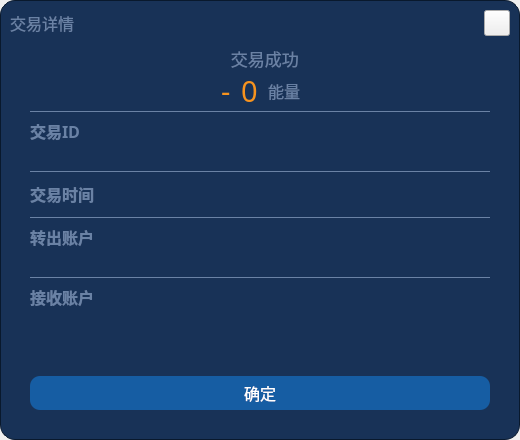
<?xml version="1.0" encoding="UTF-8"?>
<ui version="4.0">
 <class>DetailsWidget</class>
 <widget class="QWidget" name="DetailsWidget">
  <property name="geometry">
   <rect>
    <x>0</x>
    <y>0</y>
    <width>520</width>
    <height>440</height>
   </rect>
  </property>
  <property name="windowTitle">
   <string>DetailsWidget</string>
  </property>
  <property name="styleSheet">
   <string notr="true">QWidget#DetailsWidget
{
background-color: 
}</string>
  </property>
  <widget class="QWidget" name="backWidget" native="true">
   <property name="geometry">
    <rect>
     <x>0</x>
     <y>0</y>
     <width>520</width>
     <height>440</height>
    </rect>
   </property>
   <property name="minimumSize">
    <size>
     <width>520</width>
     <height>440</height>
    </size>
   </property>
   <property name="maximumSize">
    <size>
     <width>520</width>
     <height>440</height>
    </size>
   </property>
   <property name="styleSheet">
    <string notr="true">QWidget#backWidget
{
background-color: rgb(24,50,87);
border: 1px solid rgb(9,25,45);
border-radius: 15px;
}
QPlainTextEdit
{
background-color: rgba(0,0,0, 0);
border: none;
color: #6a82a5;
padding: -4px;
}</string>
   </property>
   <layout class="QVBoxLayout" name="verticalLayout">
    <property name="spacing">
     <number>0</number>
    </property>
    <property name="leftMargin">
     <number>0</number>
    </property>
    <property name="topMargin">
     <number>0</number>
    </property>
    <property name="rightMargin">
     <number>0</number>
    </property>
    <property name="bottomMargin">
     <number>0</number>
    </property>
    <item>
     <layout class="QHBoxLayout" name="horizontalLayout">
      <property name="spacing">
       <number>0</number>
      </property>
      <property name="leftMargin">
       <number>10</number>
      </property>
      <property name="topMargin">
       <number>10</number>
      </property>
      <property name="rightMargin">
       <number>10</number>
      </property>
      <property name="bottomMargin">
       <number>10</number>
      </property>
      <item>
       <widget class="QLabel" name="titleLabel">
        <property name="sizePolicy">
         <sizepolicy hsizetype="Expanding" vsizetype="Preferred">
          <horstretch>0</horstretch>
          <verstretch>0</verstretch>
         </sizepolicy>
        </property>
        <property name="minimumSize">
         <size>
          <width>0</width>
          <height>26</height>
         </size>
        </property>
        <property name="font">
         <font>
          <family>微软雅黑</family>
          <pointsize>12</pointsize>
         </font>
        </property>
        <property name="styleSheet">
         <string notr="true">QLabel#titleLabel
{
color: #6a82a5;
}</string>
        </property>
        <property name="text">
         <string>交易详情</string>
        </property>
       </widget>
      </item>
      <item>
       <widget class="QPushButton" name="closeBtn">
        <property name="minimumSize">
         <size>
          <width>26</width>
          <height>26</height>
         </size>
        </property>
        <property name="maximumSize">
         <size>
          <width>26</width>
          <height>26</height>
         </size>
        </property>
        <property name="styleSheet">
         <string notr="true">QPushButton#closeBtn
{
border-image: url(:/Login/Resources/login/pclogin_title_close.png);
}
QPushButton#closeBtn:hover
{
border-image: url(:/Login/Resources/login/title_close_hover.png);
}</string>
        </property>
        <property name="text">
         <string/>
        </property>
       </widget>
      </item>
     </layout>
    </item>
    <item>
     <widget class="QWidget" name="mainWidget" native="true">
      <property name="sizePolicy">
       <sizepolicy hsizetype="Expanding" vsizetype="Expanding">
        <horstretch>0</horstretch>
        <verstretch>0</verstretch>
       </sizepolicy>
      </property>
      <layout class="QVBoxLayout" name="verticalLayout_2">
       <property name="spacing">
        <number>0</number>
       </property>
       <property name="leftMargin">
        <number>30</number>
       </property>
       <property name="topMargin">
        <number>0</number>
       </property>
       <property name="rightMargin">
        <number>30</number>
       </property>
       <property name="bottomMargin">
        <number>30</number>
       </property>
       <item>
        <layout class="QHBoxLayout" name="horizontalLayout_2">
         <property name="spacing">
          <number>0</number>
         </property>
         <item>
          <spacer name="horizontalSpacer">
           <property name="orientation">
            <enum>Qt::Horizontal</enum>
           </property>
           <property name="sizeHint" stdset="0">
            <size>
             <width>40</width>
             <height>20</height>
            </size>
           </property>
          </spacer>
         </item>
         <item>
          <widget class="QPushButton" name="pushButton">
           <property name="font">
            <font>
             <family>微软雅黑</family>
             <pointsize>13</pointsize>
            </font>
           </property>
           <property name="styleSheet">
            <string notr="true">border: none;
color: #6a82a5;</string>
           </property>
           <property name="text">
            <string>  交易成功</string>
           </property>
           <property name="icon">
            <iconset resource="../../OpenPlanet/openplanet.qrc">
             <normaloff>:/ewallet/Resources/ewallet/transSuccess.png</normaloff>:/ewallet/Resources/ewallet/transSuccess.png</iconset>
           </property>
           <property name="iconSize">
            <size>
             <width>40</width>
             <height>40</height>
            </size>
           </property>
          </widget>
         </item>
         <item>
          <spacer name="horizontalSpacer_2">
           <property name="orientation">
            <enum>Qt::Horizontal</enum>
           </property>
           <property name="sizeHint" stdset="0">
            <size>
             <width>40</width>
             <height>20</height>
            </size>
           </property>
          </spacer>
         </item>
        </layout>
       </item>
       <item>
        <layout class="QHBoxLayout" name="horizontalLayout_3">
         <property name="spacing">
          <number>10</number>
         </property>
         <item>
          <spacer name="horizontalSpacer_3">
           <property name="orientation">
            <enum>Qt::Horizontal</enum>
           </property>
           <property name="sizeHint" stdset="0">
            <size>
             <width>40</width>
             <height>20</height>
            </size>
           </property>
          </spacer>
         </item>
         <item>
          <widget class="QLabel" name="label1">
           <property name="font">
            <font>
             <family>微软雅黑</family>
             <pointsize>22</pointsize>
            </font>
           </property>
           <property name="styleSheet">
            <string notr="true">color: #f7931e;</string>
           </property>
           <property name="text">
            <string>-</string>
           </property>
          </widget>
         </item>
         <item>
          <widget class="QLabel" name="valueLabel">
           <property name="font">
            <font>
             <family>微软雅黑</family>
             <pointsize>22</pointsize>
            </font>
           </property>
           <property name="styleSheet">
            <string notr="true">color: #f7931e;</string>
           </property>
           <property name="text">
            <string>0</string>
           </property>
          </widget>
         </item>
         <item>
          <widget class="QLabel" name="label_3">
           <property name="font">
            <font>
             <family>微软雅黑</family>
             <pointsize>12</pointsize>
            </font>
           </property>
           <property name="styleSheet">
            <string notr="true">color: #6a82a5;</string>
           </property>
           <property name="text">
            <string>能量</string>
           </property>
          </widget>
         </item>
         <item>
          <spacer name="horizontalSpacer_4">
           <property name="orientation">
            <enum>Qt::Horizontal</enum>
           </property>
           <property name="sizeHint" stdset="0">
            <size>
             <width>40</width>
             <height>20</height>
            </size>
           </property>
          </spacer>
         </item>
        </layout>
       </item>
       <item>
        <widget class="QWidget" name="IDWidget" native="true">
         <property name="minimumSize">
          <size>
           <width>0</width>
           <height>60</height>
          </size>
         </property>
         <property name="maximumSize">
          <size>
           <width>16777215</width>
           <height>60</height>
          </size>
         </property>
         <property name="styleSheet">
          <string notr="true">QWidget#IDWidget
{
border: none;
border-top: 1px solid #6a82a5;
}</string>
         </property>
         <layout class="QHBoxLayout" name="horizontalLayout_5">
          <property name="spacing">
           <number>20</number>
          </property>
          <property name="leftMargin">
           <number>0</number>
          </property>
          <property name="topMargin">
           <number>8</number>
          </property>
          <property name="rightMargin">
           <number>0</number>
          </property>
          <property name="bottomMargin">
           <number>8</number>
          </property>
          <item>
           <widget class="QLabel" name="label">
            <property name="minimumSize">
             <size>
              <width>80</width>
              <height>0</height>
             </size>
            </property>
            <property name="font">
             <font>
              <family>微软雅黑</family>
              <pointsize>12</pointsize>
              <weight>75</weight>
              <bold>true</bold>
             </font>
            </property>
            <property name="styleSheet">
             <string notr="true">color: #6a82a5;</string>
            </property>
            <property name="text">
             <string>交易ID</string>
            </property>
            <property name="alignment">
             <set>Qt::AlignLeading|Qt::AlignLeft|Qt::AlignTop</set>
            </property>
           </widget>
          </item>
          <item>
           <widget class="QPlainTextEdit" name="IDEdit">
            <property name="font">
             <font>
              <family>微软雅黑</family>
              <pointsize>11</pointsize>
             </font>
            </property>
            <property name="styleSheet">
             <string notr="true"/>
            </property>
            <property name="readOnly">
             <bool>true</bool>
            </property>
            <property name="plainText">
             <string/>
            </property>
           </widget>
          </item>
         </layout>
        </widget>
       </item>
       <item>
        <widget class="QWidget" name="timeWidget" native="true">
         <property name="minimumSize">
          <size>
           <width>0</width>
           <height>46</height>
          </size>
         </property>
         <property name="maximumSize">
          <size>
           <width>16777215</width>
           <height>46</height>
          </size>
         </property>
         <property name="styleSheet">
          <string notr="true">QWidget#timeWidget
{
border: none;
border-top: 1px solid #6a82a5;
}</string>
         </property>
         <layout class="QHBoxLayout" name="horizontalLayout_8">
          <property name="spacing">
           <number>20</number>
          </property>
          <property name="leftMargin">
           <number>0</number>
          </property>
          <property name="topMargin">
           <number>8</number>
          </property>
          <property name="rightMargin">
           <number>0</number>
          </property>
          <property name="bottomMargin">
           <number>8</number>
          </property>
          <item>
           <widget class="QLabel" name="label_2">
            <property name="minimumSize">
             <size>
              <width>80</width>
              <height>0</height>
             </size>
            </property>
            <property name="font">
             <font>
              <family>微软雅黑</family>
              <pointsize>12</pointsize>
              <weight>75</weight>
              <bold>true</bold>
             </font>
            </property>
            <property name="styleSheet">
             <string notr="true">color: #6a82a5;</string>
            </property>
            <property name="text">
             <string>交易时间</string>
            </property>
           </widget>
          </item>
          <item>
           <widget class="QLineEdit" name="timeLine">
            <property name="sizePolicy">
             <sizepolicy hsizetype="Expanding" vsizetype="Expanding">
              <horstretch>0</horstretch>
              <verstretch>0</verstretch>
             </sizepolicy>
            </property>
            <property name="font">
             <font>
              <family>微软雅黑</family>
              <pointsize>11</pointsize>
             </font>
            </property>
            <property name="styleSheet">
             <string notr="true">color: #6a82a5;
background-color: rgba(0,0,0, 0);
border: none;</string>
            </property>
            <property name="text">
             <string/>
            </property>
            <property name="readOnly">
             <bool>true</bool>
            </property>
           </widget>
          </item>
         </layout>
        </widget>
       </item>
       <item>
        <widget class="QWidget" name="turnOutWidget" native="true">
         <property name="minimumSize">
          <size>
           <width>0</width>
           <height>60</height>
          </size>
         </property>
         <property name="maximumSize">
          <size>
           <width>16777215</width>
           <height>60</height>
          </size>
         </property>
         <property name="styleSheet">
          <string notr="true">QWidget#turnOutWidget
{
border: none;
border-top: 1px solid #6a82a5;
}</string>
         </property>
         <layout class="QHBoxLayout" name="horizontalLayout_7">
          <property name="spacing">
           <number>20</number>
          </property>
          <property name="leftMargin">
           <number>0</number>
          </property>
          <property name="topMargin">
           <number>8</number>
          </property>
          <property name="rightMargin">
           <number>0</number>
          </property>
          <property name="bottomMargin">
           <number>8</number>
          </property>
          <item>
           <widget class="QLabel" name="label_4">
            <property name="minimumSize">
             <size>
              <width>80</width>
              <height>0</height>
             </size>
            </property>
            <property name="font">
             <font>
              <family>微软雅黑</family>
              <pointsize>12</pointsize>
              <weight>75</weight>
              <bold>true</bold>
             </font>
            </property>
            <property name="styleSheet">
             <string notr="true">color: #6a82a5;</string>
            </property>
            <property name="text">
             <string>转出账户</string>
            </property>
            <property name="alignment">
             <set>Qt::AlignLeading|Qt::AlignLeft|Qt::AlignTop</set>
            </property>
           </widget>
          </item>
          <item>
           <widget class="QPlainTextEdit" name="turnOutEdit">
            <property name="font">
             <font>
              <family>微软雅黑</family>
              <pointsize>11</pointsize>
             </font>
            </property>
            <property name="readOnly">
             <bool>true</bool>
            </property>
            <property name="plainText">
             <string/>
            </property>
           </widget>
          </item>
         </layout>
        </widget>
       </item>
       <item>
        <widget class="QWidget" name="turnInWidget" native="true">
         <property name="minimumSize">
          <size>
           <width>0</width>
           <height>60</height>
          </size>
         </property>
         <property name="maximumSize">
          <size>
           <width>16777215</width>
           <height>60</height>
          </size>
         </property>
         <property name="styleSheet">
          <string notr="true">QWidget#turnInWidget
{
border: none;
border-top: 1px solid #6a82a5;
}</string>
         </property>
         <layout class="QHBoxLayout" name="horizontalLayout_6">
          <property name="spacing">
           <number>20</number>
          </property>
          <property name="leftMargin">
           <number>0</number>
          </property>
          <property name="topMargin">
           <number>8</number>
          </property>
          <property name="rightMargin">
           <number>0</number>
          </property>
          <property name="bottomMargin">
           <number>8</number>
          </property>
          <item>
           <widget class="QLabel" name="label_5">
            <property name="minimumSize">
             <size>
              <width>80</width>
              <height>0</height>
             </size>
            </property>
            <property name="font">
             <font>
              <family>微软雅黑</family>
              <pointsize>12</pointsize>
              <weight>75</weight>
              <bold>true</bold>
             </font>
            </property>
            <property name="styleSheet">
             <string notr="true">color: #6a82a5;</string>
            </property>
            <property name="text">
             <string>接收账户</string>
            </property>
            <property name="alignment">
             <set>Qt::AlignLeading|Qt::AlignLeft|Qt::AlignTop</set>
            </property>
           </widget>
          </item>
          <item>
           <widget class="QPlainTextEdit" name="turnInEdit">
            <property name="font">
             <font>
              <family>微软雅黑</family>
              <pointsize>11</pointsize>
             </font>
            </property>
            <property name="readOnly">
             <bool>true</bool>
            </property>
            <property name="plainText">
             <string/>
            </property>
           </widget>
          </item>
         </layout>
        </widget>
       </item>
       <item>
        <spacer name="verticalSpacer">
         <property name="orientation">
          <enum>Qt::Vertical</enum>
         </property>
         <property name="sizeHint" stdset="0">
          <size>
           <width>20</width>
           <height>40</height>
          </size>
         </property>
        </spacer>
       </item>
       <item>
        <layout class="QHBoxLayout" name="horizontalLayout_4">
         <item>
          <widget class="QPushButton" name="enterBtn">
           <property name="sizePolicy">
            <sizepolicy hsizetype="Expanding" vsizetype="Fixed">
             <horstretch>0</horstretch>
             <verstretch>0</verstretch>
            </sizepolicy>
           </property>
           <property name="minimumSize">
            <size>
             <width>0</width>
             <height>34</height>
            </size>
           </property>
           <property name="font">
            <font>
             <family>微软雅黑</family>
             <pointsize>12</pointsize>
            </font>
           </property>
           <property name="cursor">
            <cursorShape>PointingHandCursor</cursorShape>
           </property>
           <property name="styleSheet">
            <string notr="true">QPushButton#enterBtn
{
background-color: #165da3;
color: white;
border: none;
border-radius: 10px;
}</string>
           </property>
           <property name="text">
            <string>确定</string>
           </property>
          </widget>
         </item>
        </layout>
       </item>
      </layout>
     </widget>
    </item>
   </layout>
  </widget>
 </widget>
 <layoutdefault spacing="6" margin="11"/>
 <resources>
  <include location="../../OpenPlanet/openplanet.qrc"/>
 </resources>
 <connections/>
</ui>
